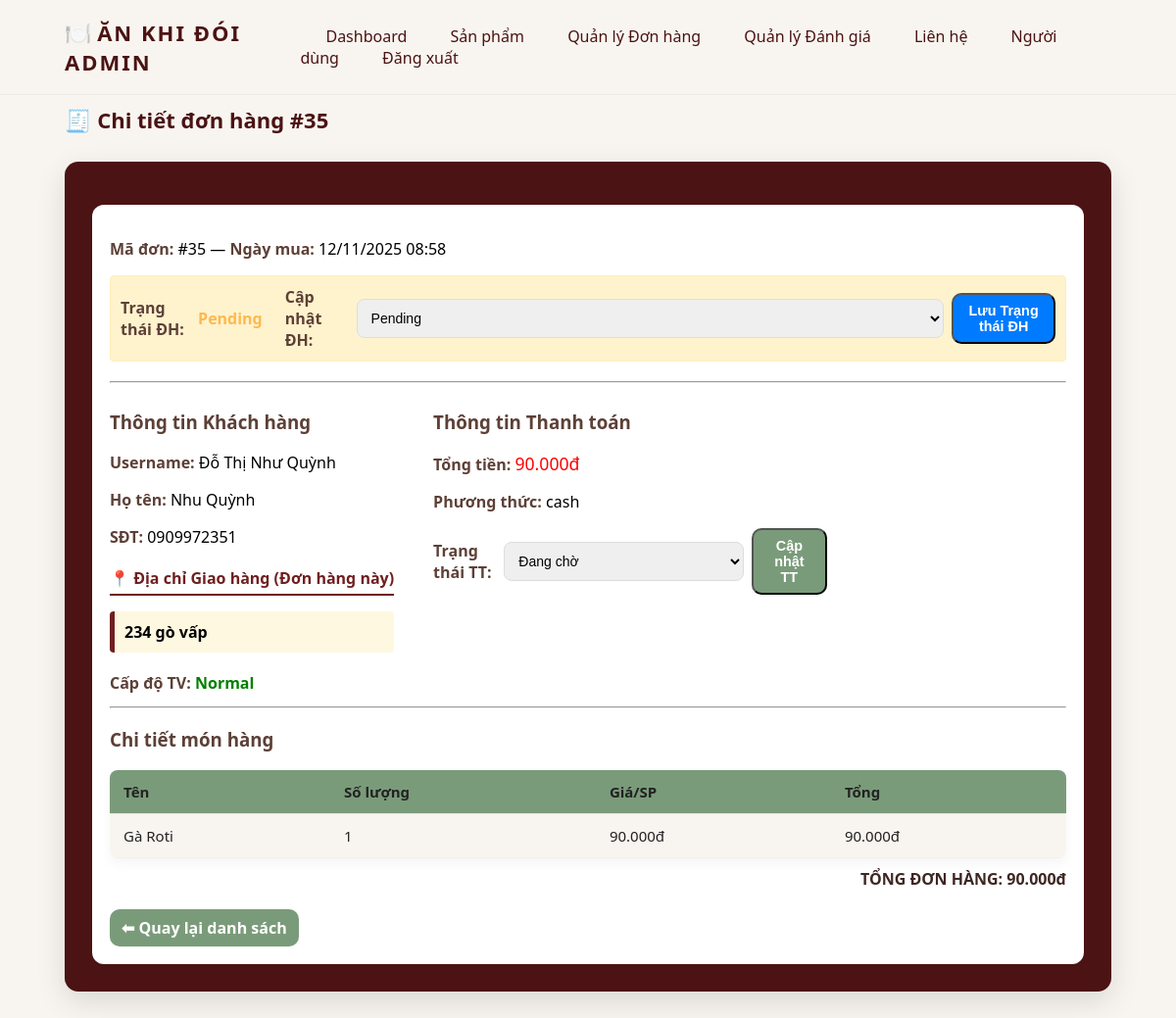
/admin/admin_order_detail.php?id=35 (signed in), run on the app's committed database.
### tables this page shows
CREATE TABLE `orders` (
  `id` int(10) UNSIGNED NOT NULL,
  `customer_id` int(10) UNSIGNED NOT NULL,
  `shipping_address` varchar(255) DEFAULT NULL,
  `status` enum('pending','processing','completed','cancelled') DEFAULT 'pending',
  `total` decimal(10,2) DEFAULT 0.00,
  `created_at` timestamp NOT NULL DEFAULT current_timestamp()
);

CREATE TABLE `users` (
  `id` int(10) UNSIGNED NOT NULL,
  `username` varchar(50) NOT NULL,
  `password` varchar(255) NOT NULL,
  `email` varchar(100) DEFAULT NULL,
  `token` varchar(50) DEFAULT NULL,
  `created_at` timestamp NOT NULL DEFAULT current_timestamp()
);

CREATE TABLE `customers` (
  `id` int(10) UNSIGNED NOT NULL,
  `user_id` int(10) UNSIGNED NOT NULL,
  `full_name` varchar(255) DEFAULT NULL,
  `phone` varchar(20) DEFAULT NULL,
  `address` text DEFAULT NULL,
  `membership` enum('normal','silver','gold','vip') DEFAULT 'normal',
  `created_at` timestamp NOT NULL DEFAULT current_timestamp()
);

CREATE TABLE `payments` (
  `id` int(10) UNSIGNED NOT NULL,
  `order_id` int(10) UNSIGNED NOT NULL,
  `amount` decimal(10,2) NOT NULL,
  `method` enum('cash','credit_card','momo','zalo_pay') DEFAULT 'cash',
  `status` enum('pending','paid','failed','refunded') DEFAULT 'pending',
  `created_at` timestamp NOT NULL DEFAULT current_timestamp()
);

CREATE TABLE `order_items` (
  `id` int(10) UNSIGNED NOT NULL,
  `order_id` int(10) UNSIGNED NOT NULL,
  `food_id` int(10) UNSIGNED NOT NULL,
  `quantity` int(11) NOT NULL,
  `price` decimal(10,2) NOT NULL
);

CREATE TABLE `foods` (
  `id` int(10) UNSIGNED NOT NULL,
  `category_id` int(10) UNSIGNED NOT NULL,
  `name` varchar(100) NOT NULL,
  `description` text DEFAULT NULL,
  `price` decimal(10,2) NOT NULL,
  `image` varchar(255) DEFAULT NULL,
  `available` tinyint(1) DEFAULT 1,
  `type` enum('normal','new','bestseller') DEFAULT 'normal',
  `created_at` timestamp NOT NULL DEFAULT current_timestamp()
);

### admin/admin_order_detail.php (the view, shortened to what this page needs)
<?php
include '../config.php';
$order_id = intval($_GET['id'] ?? 0);
$stmt = $conn->prepare("
    SELECT
        o.*,
        o.shipping_address, /* <<< Lấy địa chỉ GIAO HÀNG */
        u.username,
        c.id AS customer_id,
        c.full_name,
        c.phone,
        c.address AS default_address, /* Lấy địa chỉ MẶC ĐỊNH (dùng cho tham khảo, tránh lỗi) */
        c.membership AS customer_level,
        p.method AS payment_method,
        p.status AS payment_status
    FROM orders o
    JOIN customers c ON o.customer_id=c.id
    JOIN users u ON c.user_id=u.id
    LEFT JOIN payments p ON p.order_id=o.id
    WHERE o.id = ? LIMIT 1
");
$stmt->bind_param("i", $order_id);
$stmt->execute();
$orderQ = $stmt->get_result();
$order = $orderQ->fetch_assoc();
$items = $conn->query("SELECT oi.*, f.name FROM order_items oi JOIN foods f ON oi.food_id=f.id WHERE oi.order_id=$order_id");
?>
<!DOCTYPE html>
<html lang="vi">
<head>
<link rel="stylesheet" href="admin_style.css">
</head>
<body>
<?php include __DIR__ . '/admin_header_small.php'; ?>
<div class="page-title">🧾 Chi tiết đơn hàng #<?= $order['id'] ?></div>
<div class="table-wrap">
  <div class="akd-card">
    <div class="akd-panel">
      <p>
        <strong style="color: #5d4037;">Mã đơn:</strong> <span style="color: #000;">#<?= $order['id'] ?>
        — </span><strong style="color: #5d4037;">Ngày mua:</strong> <span style="color: #000;"><?= date('d/m/Y H:i', strtotime($order['created_at'])) ?>
      </p>
      <form method="post" style="margin-bottom: 20px; display:flex; gap: 8px; align-items:center; background:#fff3cd; padding: 10px; border: 1px solid #ffeeba; border-radius: 4px;">
          <strong style="color: #5d4037;">Trạng thái ĐH:</strong>
          <span style="font-weight:bold; margin-right: 15px; color:<?= $order['status']=='completed'?'green':($order['status']=='pending'?'#ffb84d':'#007bff') ?>">
              <?= ucfirst($order['status']) ?>
          </span>
          <label for="o_status" style="font-weight: bold; color: #5d4037;">Cập nhật ĐH:</label>
          <select name="order_status" id="o_status">
              <?php $order_statuses = ['pending', 'processing', 'completed', 'canceled']; ?>
              <?php foreach ($order_statuses as $status): ?>
                  <option value="<?= $status ?>" <?= $order['status']==$status?'selected':'' ?>><?= ucfirst($status) ?></option>
              <?php endforeach; ?>
          </select>
          <button name="update_order_status" class="akd-btn akd-btn-primary" style="padding: 8px 12px; font-size: 0.9em; background-color: #007bff;">Lưu Trạng thái ĐH</button>
      </form>
      <hr>
      <div style="display:flex; gap: 40px;">
          <div>
              <h3 style="color: #5d4037;">Thông tin Khách hàng</h3>
              <p><strong style="color: #5d4037;">Username:</strong> <span style="color: #000;"><?= htmlspecialchars($order['username']) ?></p>
              <p><strong style="color: #5d4037;">Họ tên:</strong> <span style="color: #000;"><?= htmlspecialchars($order['full_name']) ?></p>
              <p><strong style="color: #5d4037;">SĐT:</strong> <span style="color: #000;"><?= htmlspecialchars($order['phone']) ?></p>
              <h4 style="color: #701f1f; margin-top: 20px; margin-bottom: 5px; border-bottom: 2px solid #701f1f; padding-bottom: 5px;">
                  📍 Địa chỉ Giao hàng (Đơn hàng này)
              </h4>
              <p style="font-weight: bold; color: #3e2723; background: #fff8e1; padding: 10px; border-left: 5px solid #701f1f; border-radius: 4px;">
                  <span style="color: #000;"><?= nl2br(htmlspecialchars($order['shipping_address'])) ?>
              </p>
              <h4 style="margin-top: 20px; margin-bottom: 5px; color: #5d4037;">Cấp độ TV:
                  <span style="color:green; font-weight: bold; text-transform: capitalize;"><?= htmlspecialchars($order['customer_level'] ?? 'normal') ?></span>
              </h4>
          </div>
          <div>
              <h3 style="color: #5d4037;">Thông tin Thanh toán</h3>
              <p><strong style="color: #5d4037;">Tổng tiền:</strong> <span style="color:red; font-size:1.1em;"><?= number_format($order['total'],0,',','.') ?>đ</span></p>
              <p><strong style="color: #5d4037;">Phương thức:</strong>  <span style="color: #000;"><?= htmlspecialchars($order['payment_method']) ?></p>
              <form method="post" style="margin-top: 10px; display:flex; gap: 8px; align-items:center;">
                  <label for="p_status" style="font-weight: bold; color: #5d4037;">Trạng thái TT:</label>
                  <select name="payment_status" id="p_status">
                      <option value="pending" <?= $order['payment_status']=='pending'?'selected':'' ?>>Đang chờ</option>
                  </select>
                  <button name="update_payment_status" class="akd-btn akd-btn-primary" style="padding: 8px 12px; font-size: 0.9em;">Cập nhật TT</button>
              </form>
          </div>
      </div>
      <hr>
      <h3 style="color: #5d4037;">Chi tiết món hàng</h3>
      <table class="styled-table">
        <thead><tr><th>Tên</th><th>Số lượng</th><th>Giá/SP</th><th>Tổng</th></tr></thead>
        <tbody>
        <?php while($it = $items->fetch_assoc()): ?>
          <tr>
            <td><?= htmlspecialchars($it['name']) ?></td>
            <td><?= $it['quantity'] ?></td>
            <td><?= number_format($it['price'],0,',','.') ?>đ</td>
            <td><?= number_format($it['price']*$it['quantity'],0,',','.') ?>đ</td>
          </tr>
        <?php endwhile; ?>
        </tbody>
      </table>
      <div style="text-align:right;font-weight:bold;margin-top:10px;color:#3e2723">TỔNG ĐƠN HÀNG: <?= number_format($order['total'],0,',','.') ?>đ</div>
      <div style="margin-top:20px">
          <a class="akd-btn akd-btn-primary" href="admin_orders.php">⬅ Quay lại danh sách</a>
      </div>
    </div>
  </div>
</div>
</body>
</html>

### admin/admin_style.css (style rules this page uses)
:root { --be: #f8f5f0; --dark-brown: #4b1313; --accent: #7a9b7a; --muted: #d7ccc8; --text: #2d2d2d; --title: #f3e29a; }
* { box-sizing: border-box; }
body { margin: 0; font-family: "Segoe UI", Tahoma, Geneva, Verdana, sans-serif; background: var(--be); color: var(--text); }
.akd-card { max-width: 1100px; margin: 28px auto; background: var(--dark-brown); color: var(--title); border-radius: 14px; padding: 28px; box-shadow: 0 10px 30px rgba(0, 0, 0, 0.12); }
.akd-panel { background: #fff; border-radius: 12px; padding: 18px; margin-top: 16px; }
.page-title { max-width: 1100px; margin: 10px auto 6px auto; padding: 0 16px; font-size: 22px; color: var(--dark-brown); font-weight: 800; }
.table-wrap { max-width: 1100px; margin: 12px auto; padding: 0 16px; }
.styled-table { width: 100%; border-collapse: collapse; background: transparent; border-radius: 8px; overflow: hidden; box-shadow: 0 6px 12px rgba(0, 0, 0, 0.04); }
.styled-table thead tr { background: var(--accent); color: #fff; }
.styled-table th, .styled-table td { padding: 12px 14px; text-align: left; font-size: 15px; border-bottom: 1px solid rgba(0, 0, 0, 0.06); color: #222; }
.styled-table tbody tr { background: var(--be); }
.akd-btn { display: inline-block; padding: 8px 12px; border-radius: 10px; text-decoration: none; font-weight: 600; }
.akd-btn-primary { background: var(--accent); color: #fff; }
input[type="text"], input[type="number"], select, textarea, input[type="file"] { width: 100%; padding: 10px; border-radius: 8px; border: 1px solid #ddd; font-size: 14px; }

### data on the page
orders: id "35", created_at "12/11/2025 08:58", status "Pending", order_status "Pending", users.username "Đỗ Thị Như Quỳnh", customer.full_name "Nhu Quỳnh", customer.phone "0909972351", shipping_address "234 gò vấp", customer.membership "Normal", total "90.000", payments.method "cash"
payments: payment_status "Đang chờ"
order_items: food.name "Gà Roti", quantity "1", price "90.000", $it['price']*$it['quantity'] "90.000"
